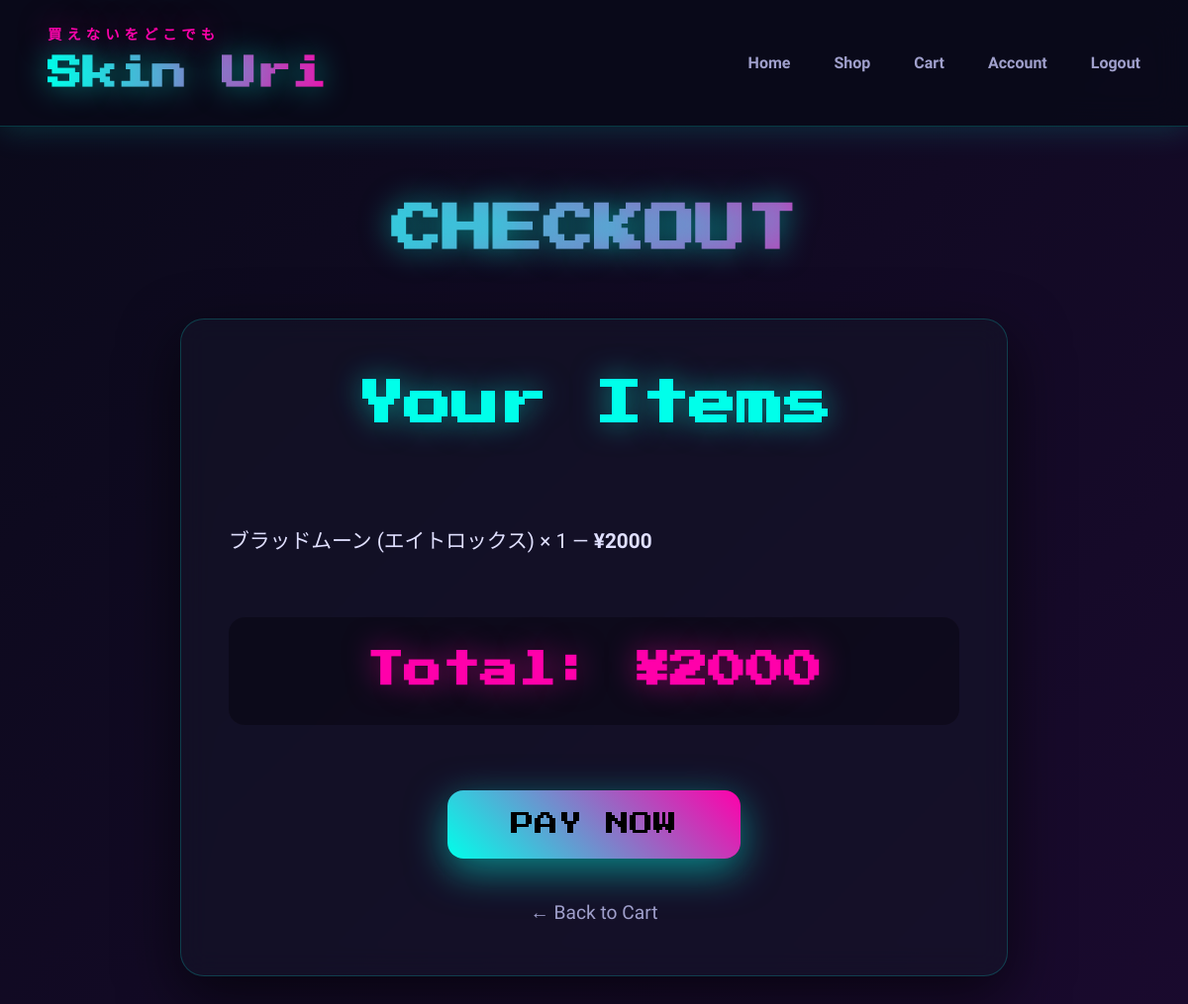
/checkout/ (signed in), run on an earlier commit of the app's database.
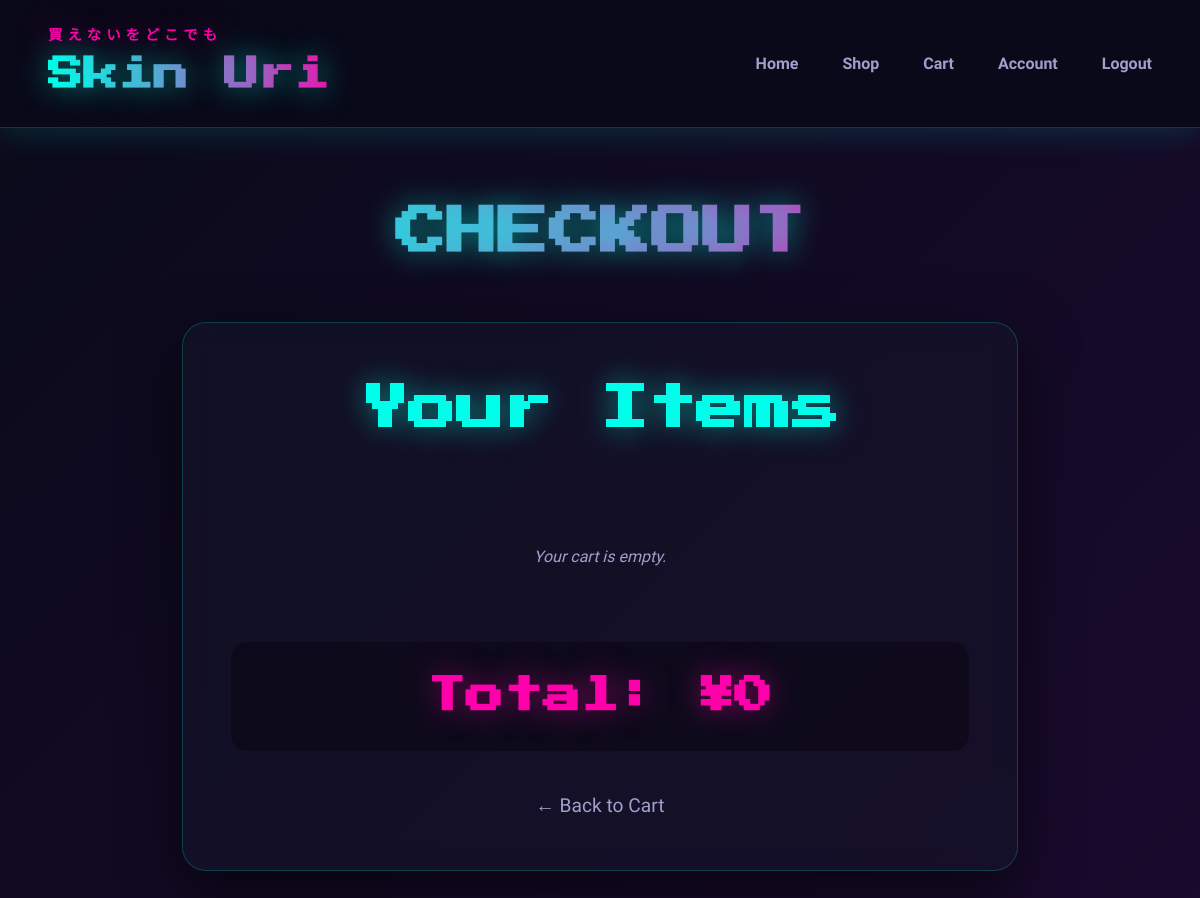
And on a later commit of the database.
### shop/models.py (models this page shows, shortened)
class CartItem(models.Model):
    user = models.ForeignKey(User, on_delete=models.CASCADE)
    product = models.ForeignKey(Product, on_delete=models.CASCADE)
    quantity = models.PositiveIntegerField(default=1)
    def subtotal(self):
        return self.product.price * self.quantity

class Product(models.Model):
    champion_name = models.CharField(max_length=100)
    skin_name = models.CharField(max_length=100)
    name = models.CharField(max_length=200, blank=True)
    description = models.TextField()
    price = models.IntegerField()
    game = models.ForeignKey(Game, on_delete=models.CASCADE, null=True, blank=True)
    category = models.ForeignKey(Category, on_delete=models.SET_NULL, null=True, blank=True)
    image_name = models.CharField(max_length=200, blank=True)
    release_date = models.DateField(null=True, blank=True)
    lore = models.TextField(blank=True, null=True)

### shop/views.py (the view)
# urls.py: path('checkout/', views.checkout, name='checkout'),
@login_required
def checkout(request):
    cart_items = CartItem.objects.filter(user=request.user)
    total = sum(item.subtotal() for item in cart_items)
    context = {
        "cart_items": cart_items,
        "total": total,
        "STRIPE_PUBLISHABLE_KEY": settings.STRIPE_PUBLISHABLE_KEY,
    }
    return render(request, "shop/checkout.html", context)

### shop/templates/shop/checkout.html (shortened to what this page needs)
{% extends "base.html" %}
{% load static %}
{% block content %}
<div class="checkout-container">
    <h1 class="page-title">CHECKOUT</h1>
    <div class="checkout-card">
        <h3 class="section-title">Your Items</h3>
        <ul class="checkout-list">
            {% for item in cart_items %}
                <li class="checkout-item">
                    {{ item.product.skin_name }} ({{ item.product.champion_name }})
                    × {{ item.quantity }} — <strong>¥{{ item.subtotal }}</strong>
                </li>
            {% empty %}
                <li class="empty">Your cart is empty.</li>
            {% endfor %}
        </ul>
        <div class="total-section">
            <strong>Total: ¥{{ total }}</strong>
        </div>
        {% if cart_items %}
        <form id="payment-form" class="checkout-form">
            <div id="card-element"></div><br>
            <button id="submit-btn" class="pay-btn">PAY NOW</button><br>
        </form>
        {% endif %}
        <a href="{% url 'view_cart' %}" class="back-link">← Back to Cart</a>
    </div>
</div>
{% endblock %}

What changed in the data, as far as the page shows it:
removed CartItem: product.skin_name "ブラッドムーン", product.champion_name "エイトロックス", quantity "1", subtotal "2000"
Also different on the page:
{{ total }}: "2000" → "0"
text no longer shown: "PAY NOW"
text now shown: "Your cart is empty."
